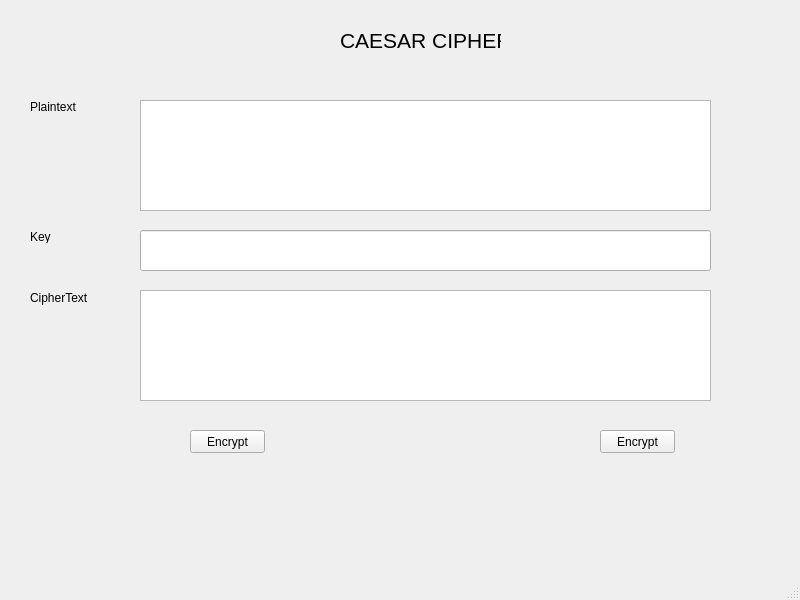
<?xml version="1.0" encoding="UTF-8"?>
<ui version="4.0">
 <class>MainWindow</class>
 <widget class="QMainWindow" name="MainWindow">
  <property name="geometry">
   <rect>
    <x>0</x>
    <y>0</y>
    <width>800</width>
    <height>600</height>
   </rect>
  </property>
  <property name="windowTitle">
   <string>MainWindow</string>
  </property>
  <widget class="QWidget" name="centralwidget">
   <widget class="QTextEdit" name="txt_plain_text">
    <property name="geometry">
     <rect>
      <x>140</x>
      <y>100</y>
      <width>571</width>
      <height>111</height>
     </rect>
    </property>
   </widget>
   <widget class="QTextEdit" name="txt_cipher_text">
    <property name="geometry">
     <rect>
      <x>140</x>
      <y>290</y>
      <width>571</width>
      <height>111</height>
     </rect>
    </property>
   </widget>
   <widget class="QPushButton" name="btn_encrypt">
    <property name="geometry">
     <rect>
      <x>190</x>
      <y>430</y>
      <width>75</width>
      <height>23</height>
     </rect>
    </property>
    <property name="text">
     <string>Encrypt</string>
    </property>
   </widget>
   <widget class="QPushButton" name="btn_decrypt">
    <property name="geometry">
     <rect>
      <x>600</x>
      <y>430</y>
      <width>75</width>
      <height>23</height>
     </rect>
    </property>
    <property name="text">
     <string>Encrypt</string>
    </property>
   </widget>
   <widget class="QLabel" name="label">
    <property name="geometry">
     <rect>
      <x>340</x>
      <y>20</y>
      <width>161</width>
      <height>41</height>
     </rect>
    </property>
    <property name="font">
     <font>
      <pointsize>16</pointsize>
     </font>
    </property>
    <property name="text">
     <string>CAESAR CIPHER</string>
    </property>
   </widget>
   <widget class="QLabel" name="label_2">
    <property name="geometry">
     <rect>
      <x>30</x>
      <y>100</y>
      <width>47</width>
      <height>13</height>
     </rect>
    </property>
    <property name="text">
     <string>Plaintext</string>
    </property>
   </widget>
   <widget class="QLabel" name="label_3">
    <property name="geometry">
     <rect>
      <x>30</x>
      <y>230</y>
      <width>47</width>
      <height>13</height>
     </rect>
    </property>
    <property name="text">
     <string>Key</string>
    </property>
   </widget>
   <widget class="QLabel" name="label_4">
    <property name="geometry">
     <rect>
      <x>30</x>
      <y>290</y>
      <width>61</width>
      <height>16</height>
     </rect>
    </property>
    <property name="text">
     <string>CipherText</string>
    </property>
   </widget>
   <widget class="QLineEdit" name="txt_key">
    <property name="geometry">
     <rect>
      <x>140</x>
      <y>230</y>
      <width>571</width>
      <height>41</height>
     </rect>
    </property>
   </widget>
  </widget>
  <widget class="QMenuBar" name="menubar">
   <property name="geometry">
    <rect>
     <x>0</x>
     <y>0</y>
     <width>800</width>
     <height>21</height>
    </rect>
   </property>
  </widget>
  <widget class="QStatusBar" name="statusbar"/>
 </widget>
 <resources/>
 <connections/>
</ui>
